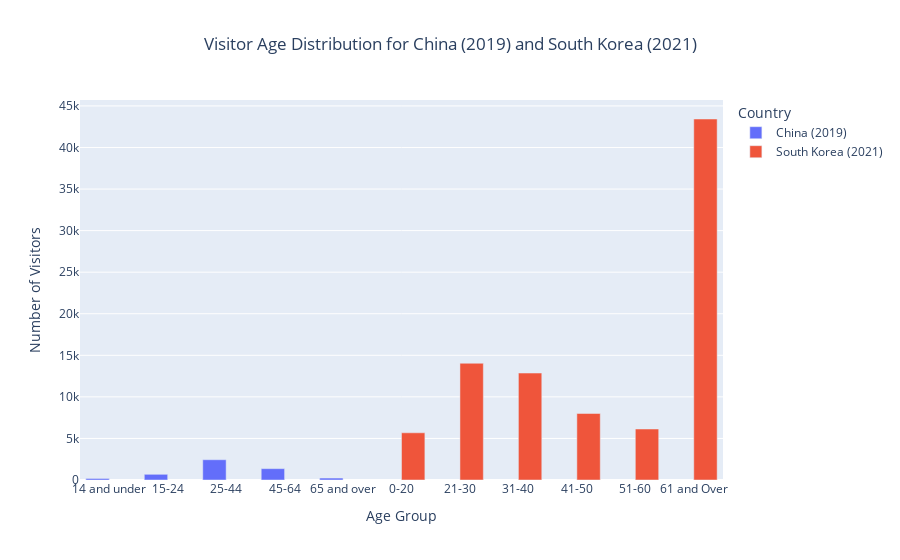

Notebook cell for this chart:
### Code cell
# Prepare the data for plotting
fig = px.bar(combined_age_summary, x='age_group', y='number_of_visitors', color='country', barmode='group',
             title='Visitor Age Distribution for China (2019) and South Korea (2021)',
             labels={'number_of_visitors': 'Number of Visitors', 'age_group': 'Age Group', 'country': 'Country'})

# Add annotations or labels to give context about the years
fig.update_layout(
    xaxis_title="Age Group",
    yaxis_title="Number of Visitors",
    legend_title="Country",
    title_x=0.5
)

fig.show()

### Figure 1 — Plotly figure (JSON) as saved in the notebook; plotly's stock layout.template omitted (floating-point values rounded to 4 significant figures)
{"data": [{"alignmentgroup": "True", "hovertemplate": "Country=China (2019)<br>Age Group=%{x}<br>Number of Visitors=%{y}<extra></extra>", "legendgroup": "China (2019)", "marker": {"color": "#636efa", "pattern": {"shape": ""}}, "name": "China (2019)", "offsetgroup": "China (2019)", "orientation": "v", "showlegend": true, "textposition": "auto", "type": "bar", "x": ["14 and under", "15-24", "25-44", "45-64", "65 and over"], "xaxis": "x", "y": [184.9, 686.2, 2440.0, 1366.0, 234.8], "yaxis": "y"}, {"alignmentgroup": "True", "hovertemplate": "Country=South Korea (2021)<br>Age Group=%{x}<br>Number of Visitors=%{y}<extra></extra>", "legendgroup": "South Korea (2021)", "marker": {"color": "#EF553B", "pattern": {"shape": ""}}, "name": "South Korea (2021)", "offsetgroup": "South Korea (2021)", "orientation": "v", "showlegend": true, "textposition": "auto", "type": "bar", "x": ["0-20", "21-30", "31-40", "41-50", "51-60", "61 and Over"], "xaxis": "x", "y": [5677, 14043, 12866, 8002, 6135, 43427], "yaxis": "y"}], "layout": {"barmode": "group", "legend": {"title": {"text": "Country"}, "tracegroupgap": 0}, "title": {"text": "Visitor Age Distribution for China (2019) and South Korea (2021)", "x": 0.5}, "xaxis": {"anchor": "y", "domain": [0, 1], "title": {"text": "Age Group"}}, "yaxis": {"anchor": "x", "domain": [0, 1], "title": {"text": "Number of Visitors"}}}}
